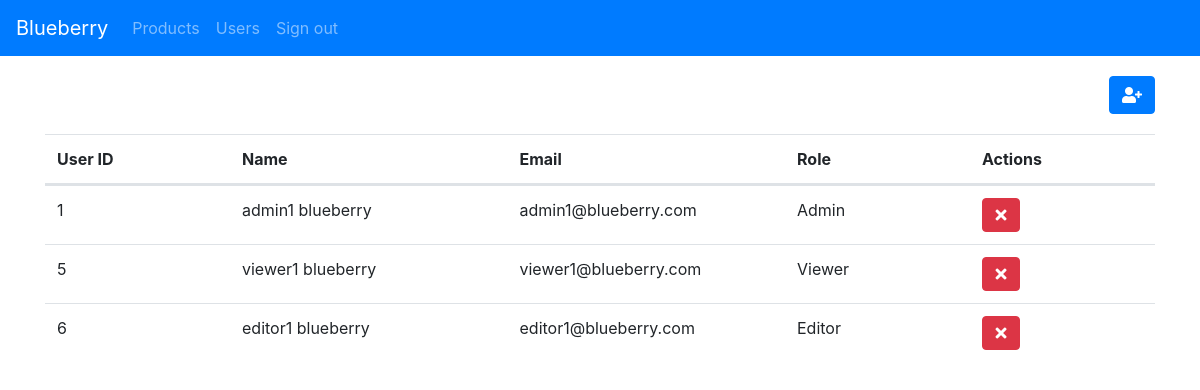
The app's page /users/users.php (signed in) with its own data.
### tables this page shows
CREATE TABLE `users` (
  `id` smallint(6) NOT NULL,
  `firstname` varchar(32) NOT NULL,
  `lastname` varchar(32) NOT NULL,
  `email` varchar(32) NOT NULL,
  `password` varchar(512) NOT NULL,
  `role` tinyint(4) NOT NULL
);

### constants.php (called while the page is built)
<?php
$server = "localhost";
$roles = array(1=>"Admin", 2=>"Editor", 3=>"Viewer");
?>

### users/users.php (the view, shortened to what this page needs)
<?php
include('../connect.php');
include('../header.php');
include('../constants.php');
$query = "SELECT * FROM users";
$result = $mysqli->query($query);
if($result->num_rows > 0) {
?>
<div class="create-button text-right">
	<a href="createUser.php" type="button" class="btn btn-primary"><i class="fas fa-user-plus fa-fw"></i></a>
</div>
<table class="table table-responsive-md table-hover">
	<thead>
		<tr class="d-flex">
			<th class="col-lg-2">User ID</th>
			<th class="col-lg-3">Name</th>
			<th class="col-lg-3">Email</th>
			<th class="col-lg-2">Role</th>
			<th class="col-lg-2">Actions</th>
		</tr>
	</thead>
	<tbody>
		<?php while($row = $result->fetch_array(MYSQLI_ASSOC)) { ?>
		<tr class="d-flex" id="<?php echo $row['id']; ?>">
			<td class="col-lg-2"><?php echo $row['id']; ?></td>
			<td class="col-lg-3"><?php echo $row['firstname']." ".$row['lastname']; ?></td>
			<td class="col-lg-3"><?php echo $row['email']; ?></td>
			<td class="col-lg-2"><?php echo $roles[$row['role']]; ?></td>
			<td class="col-lg-2">
				<a type="button" class="btn btn-danger btn-action" onclick="deleteUser(<?php echo $row['id'];?>)"><i class="fas fa-times fa-fw"></i></a>
			</td>
		</tr>
		<?php } ?>
	</tbody>
</table>
<?php } ?>
<?php include('../footer.php'); ?>

### header.php (shortened to what this page needs)
<!DOCTYPE HTML>
<html>
<?php
include('constants.php');
$rootPath = "http://".$server."/blueberry_assignment";
?>
<head>
	<link rel="stylesheet" href="https://maxcdn.bootstrapcdn.com/bootstrap/4.1.3/css/bootstrap.min.css">
	<link rel="stylesheet" href="https://use.fontawesome.com/releases/v5.6.1/css/all.css">
	<link rel="stylesheet" href="<?php echo $rootPath."/css/style.css"; ?>">
</head>
<body>
	<div class="header">
		<nav class="navbar navbar-expand-sm bg-primary navbar-dark">
			<a class="navbar-brand" href="home.php">
				Blueberry
			</a>
			<?php if(isset($_SESSION['user_id'])) { ?>
			<ul class="navbar-nav">
				<li class="nav-item">
					<a class="nav-link" href="<?php echo $rootPath."/products/home.php"; ?>">Products</a>
				</li>
				<?php if($_SESSION['user_role'] == 1) { ?>
				<li class="nav-item">
					<a class="nav-link" href="<?php echo $rootPath."/users/users.php"; ?>">Users</a>
				</li>
				<?php } ?>
				<li class="nav-item">
					<a class="nav-link" href="<?php echo $rootPath."/logout.php"; ?>">Sign out</a>
				</li>
			</ul>
			<?php } ?>
		</nav>
	</div>
	<div class="container main">

### footer.php
	</div>
</body>
</html>

### css/style.css (style rules this page uses)
.btn-action { padding: 4px 8px; color: white !important; }
.create-button { margin: 20px 0; }

### records on screen
users: id "1", firstname "admin1", lastname "blueberry", email "admin1@blueberry.com", role "Admin"
users: id "5", firstname "viewer1", lastname "blueberry", email "viewer1@blueberry.com", role "Viewer"
users: id "6", firstname "editor1", lastname "blueberry", email "editor1@blueberry.com", role "Editor"
